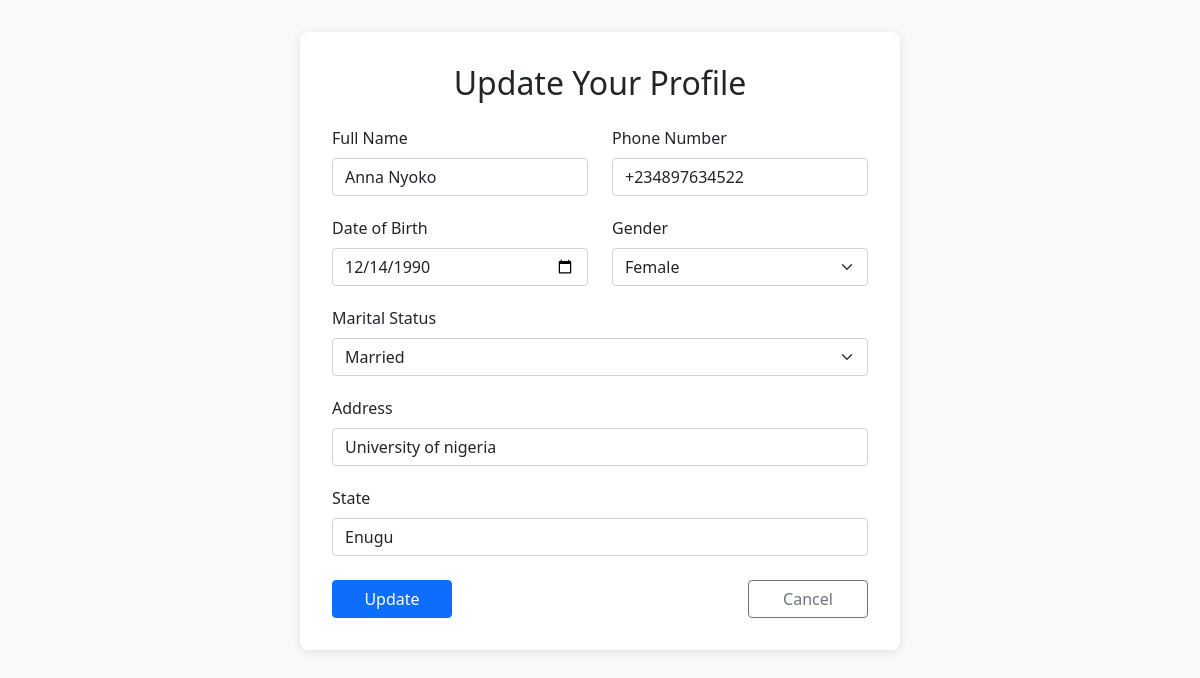
/update-profile (signed in), run on an earlier commit of the app's database.
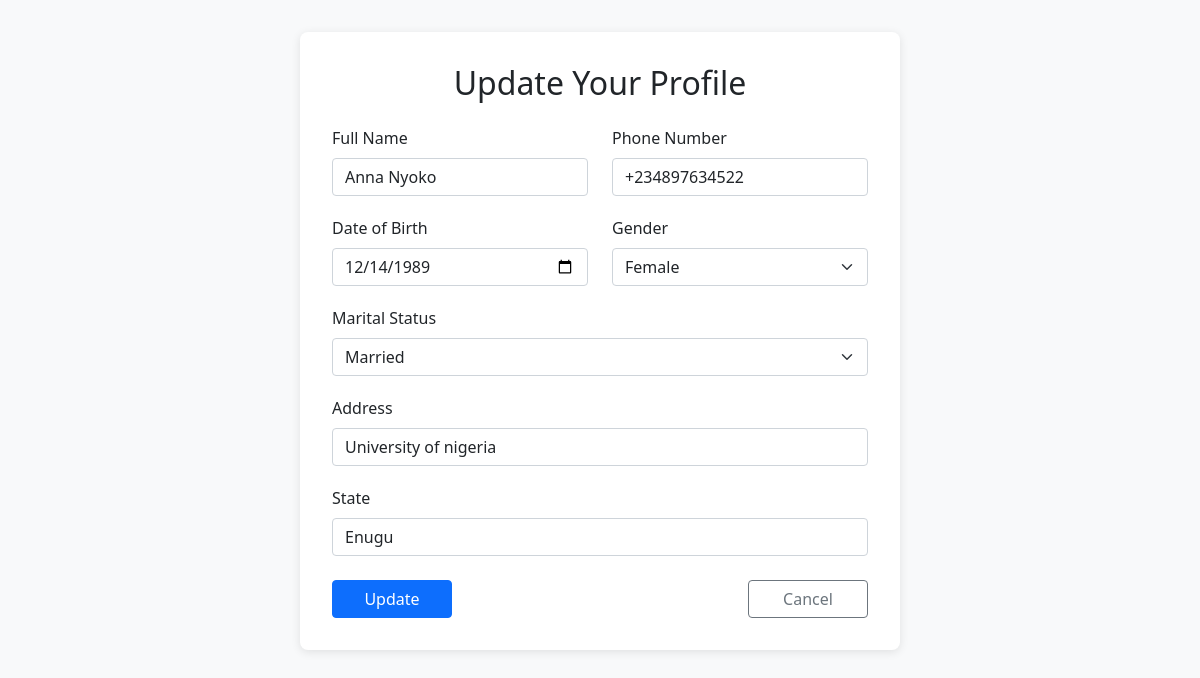
And on a later commit of the database.
### app.py (models this page shows, shortened)
class User(db.Model, UserMixin):  # Patient
    id = db.Column(db.Integer, primary_key=True)
    name = db.Column(db.String(120), nullable=False)
    email = db.Column(db.String(120), unique=True, nullable=False)
    phone = db.Column(db.String(15), nullable=False)
    dob = db.Column(db.Date, nullable=False)
    gender = db.Column(db.String(10), nullable=False)
    marital_status = db.Column(db.String(20), nullable=False)
    address = db.Column(db.String(200), nullable=False)
    state = db.Column(db.String(50), nullable=False)
    password_hash = db.Column(db.String(128), nullable=False)

### app.py (the view, shortened to what this page needs)
@app.route('/update-profile', methods=['GET', 'POST'])
@login_required
def update_profile():
    form = UpdateProfileForm(obj=current_user)  # Pre-fill with current user data
    return render_template('update_profile.html', form=form)

### app.py
class UpdateProfileForm(FlaskForm):
    name = StringField('Full Name', validators=[DataRequired()])
    phone = StringField('Phone Number', validators=[DataRequired()])
    dob = DateField('Date of Birth', validators=[DataRequired()])
    gender = SelectField('Gender', choices=[('Male', 'Male'), ('Female', 'Female')], validators=[DataRequired()])
    marital_status = SelectField('Marital Status', choices=[('Single', 'Single'), ('Married', 'Married')], validators=[DataRequired()])
    address = StringField('Address', validators=[DataRequired()])
    state = StringField('State', validators=[DataRequired()])
    submit = SubmitField('Update Profile')

### app.py (called while the page is built)
@login_manager.user_loader
def load_user(user_id):
    user_type = session.get('user_type')
    if user_type == 'user':
        return User.query.get(int(user_id))
    elif user_type == 'doctor':
        return Doctor.query.get(int(user_id))
    return None

### templates/update_profile.html (shortened to what this page needs)
<!DOCTYPE html>
<html lang="en">
<head>
    <link href="https://cdn.jsdelivr.net/npm/bootstrap@5.1.3/dist/css/bootstrap.min.css" rel="stylesheet">
</head>
<body>
    <div class="auth-container">
        <h2 class="form-title">Update Your Profile</h2>
        <form method="POST">
            <div class="row">
                <div class="col-md-6">
                    <div class="form-group">
                        <label class="form-label">{{ form.name.label }}</label>
                        {{ form.name(class="form-control") }}
                    </div>
                </div>
                <div class="col-md-6">
                    <div class="form-group">
                        <label class="form-label">{{ form.phone.label }}</label>
                        {{ form.phone(class="form-control") }}
                    </div>
                </div>
            </div>
            <div class="row">
                <div class="col-md-6">
                    <div class="form-group">
                        <label class="form-label">{{ form.dob.label }}</label>
                        {{ form.dob(class="form-control") }}
                    </div>
                </div>
                <div class="col-md-6">
                    <div class="form-group">
                        <label class="form-label">{{ form.gender.label }}</label>
                        {{ form.gender(class="form-select") }}
                    </div>
                </div>
            </div>
            <div class="form-group">
                <label class="form-label">{{ form.marital_status.label }}</label>
                {{ form.marital_status(class="form-select") }}
            </div>
            <div class="form-group">
                <label class="form-label">{{ form.address.label }}</label>
                {{ form.address(class="form-control", rows="3") }}
            </div>
            <div class="form-group mb-4">
                <label class="form-label">{{ form.state.label }}</label>
                {{ form.state(class="form-control") }}
            </div>
            <div class="d-flex justify-content-between gap-3">
                <button type="submit" class="btn btn-primary btn-action">Update</button>
                <a href="{{ url_for('user_dashboard') }}" class="btn btn-outline-secondary btn-action">Cancel</a>
            </div>
        </form>
    </div>
</body>
</html>

What changed in the data, as far as the page shows it:
changed User "Anna Nyoko": dob "12/14/1990" → "12/14/1989"
